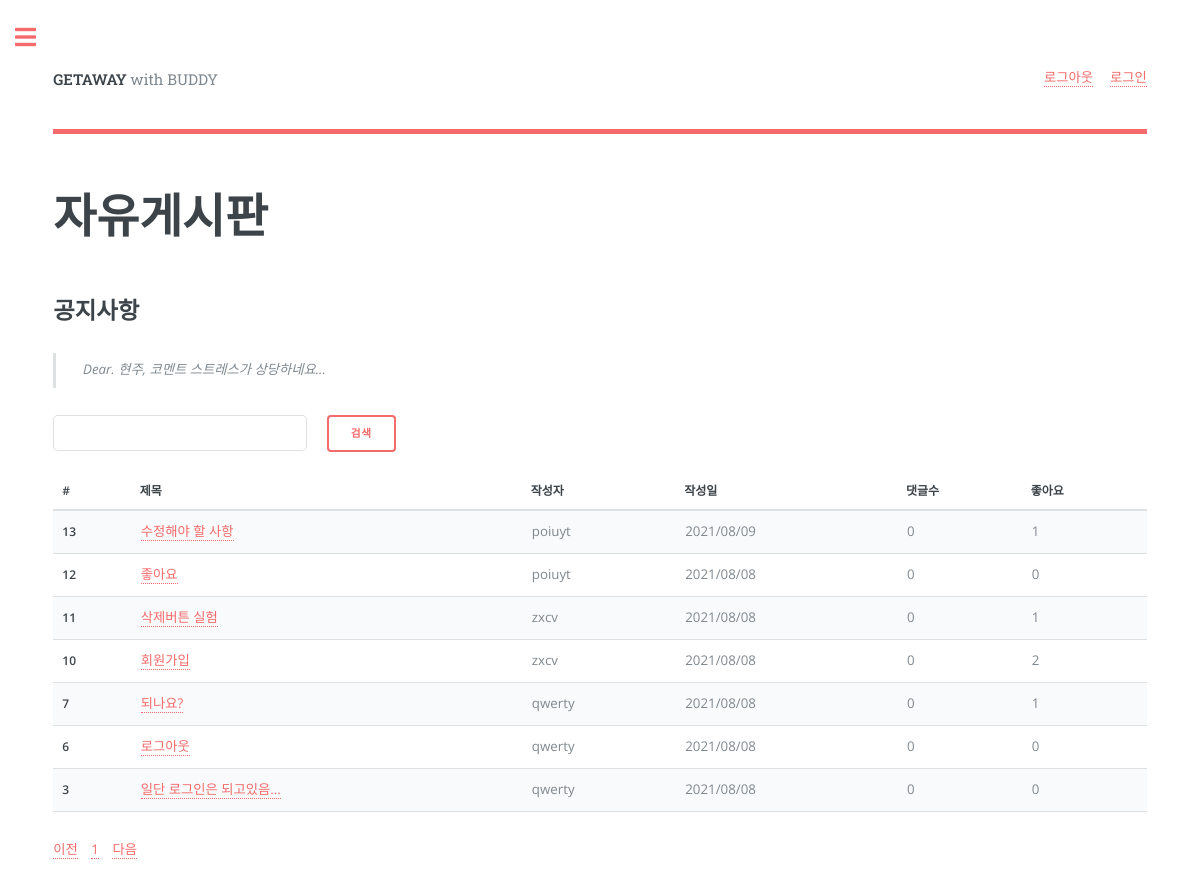
The page /list/ on the database as committed earlier.
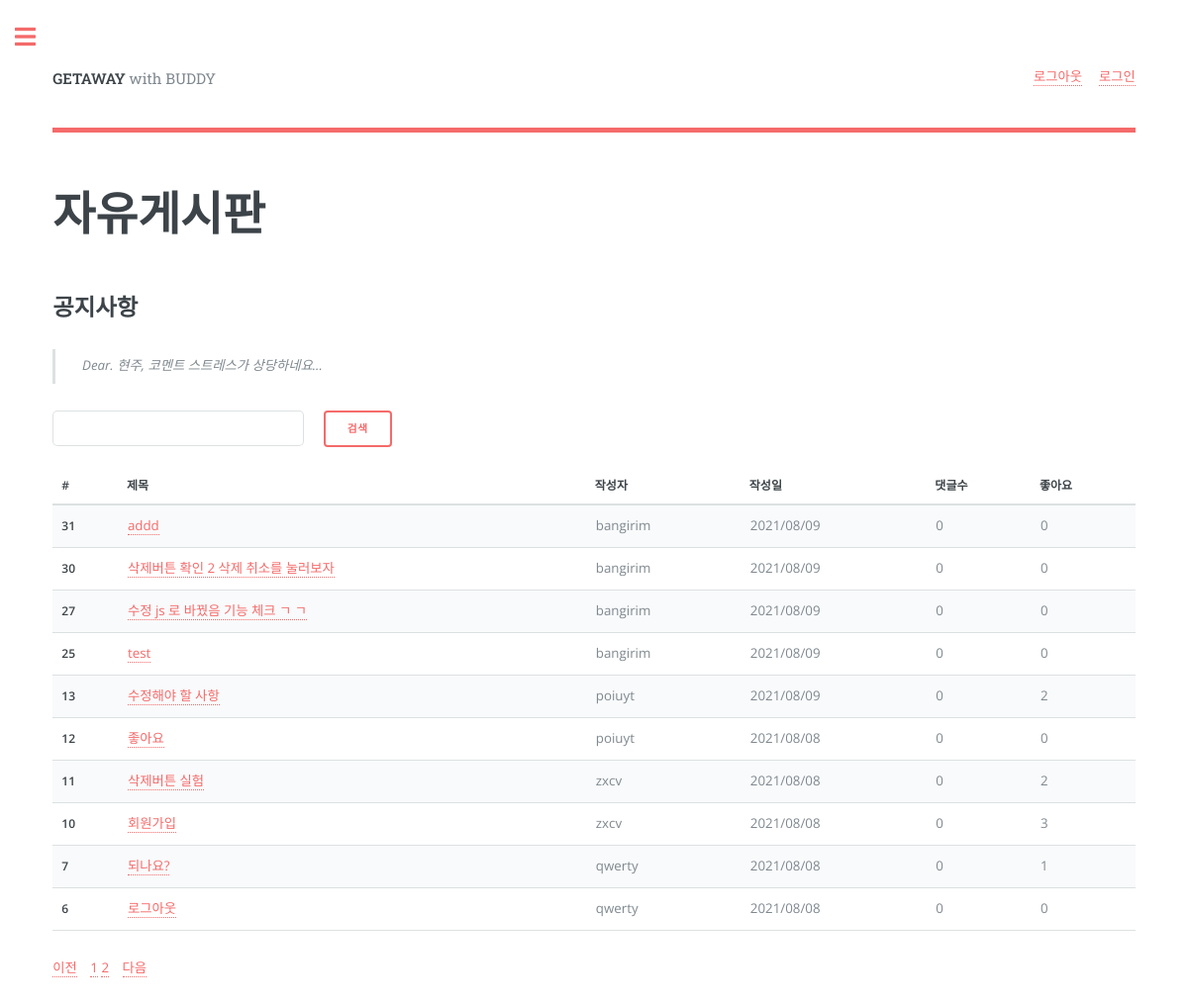
The same page on the database as committed later.
### getaway/models.py (models this page shows, shortened)
class Board(models.Model):
    b_title = models.CharField(max_length=100)
    b_content = models.TextField(max_length=3000)
    b_like = models.IntegerField(default=0)
    b_comment = models.IntegerField(default=0)
    b_pubdate = models.DateTimeField(auto_now=True)
    b_user = models.ForeignKey(User, on_delete=models.DO_NOTHING, null=True, related_name='user_board')
    b_voter = models.ManyToManyField(User, related_name='voter_board')

### getaway/views.py (the view)
# urls.py: path('list/', views.b_list, name='b_list'),
def b_list(request):
    user_id = request.session.get('user')
    print(user_id)
    page = request.GET.get('page', 1)  # 페이지
    kw = request.GET.get('kw', '')  # 검색어 for search function
    listing = Board.objects.all().order_by('-b_pubdate')
    if kw:  # 이것도 for search function
        listing = listing.filter(
            Q(b_title__icontains=kw) |  # 제목검색
            Q(b_content__icontains=kw)  # | # 내용검색
        ).distinct()
    paginator = Paginator(listing, 10)  # 페이지당 10개씩 보여주기
    page_obj = paginator.get_page(page)
    context = {'listing': page_obj, 'page': page, 'kw': kw, 'user': user_id}
    return render(request, 'getaway/list.html', context)

### getaway/templates/getaway/list.html (shortened to what this page needs)
<!DOCTYPE HTML>
<html>
	<head>
		<link rel="stylesheet" href="../../static/assets/css/main.css" />
	</head>
	<body class="is-preload">
        <div id="wrapper">
            <div id="main">
                <div class="inner">
                    <header id="header">
                        <a href="{% url 'getaway:home' %}" class="logo"><strong>GETAWAY</strong> with BUDDY</a>
                        <ul class="icons">
                                <div class="logout_div">
                                    <ul class="underline-hover">
                                        <li class="logout_text"><a href="{% url 'getaway:logout' %}"><span>로그아웃</span></a></li>
                                        <li class="logout_text"><a href="{% url 'getaway:login' %}"><span>로그인</span></a></li>
                                    </ul>
                                </div>
                        </ul>
                    </header>
                    <section>
                        <header class="main">
                            <h1 style="font-family: SansSerif">자유게시판</h1>
                        </header>
                        <h2 style="font-family: SansSerif">공지사항</h2>
                        <blockquote>Dear. 현주,  코멘트 스트레스가 상당하네요...</blockquote>
                        <div>
                            <div class="row gtr-uniform" style="float: left; width: 50%;">
                                <div class="col-6 l">
                                     <input type="text"
                                            class="form-control kw"
                                            style="font-family: SansSerif"
                                            value="{{ kw|default_if_none:'' }}">
                                </div>
                                <div class="col-6 col-12-xsmall">
                                    <button class="btn btn-outline-secondary"
                                            type="button"
                                            style="font-family: SansSerif"
                                            id="btn_search">검색</button>
                                </div>
                            </div>
                            <div class="row gtr-uniform" style="float: right">
                                <div class="col-12">
                                </div>
                            </div>
                        </div>
                        <br><br><br>
                        <div class="table-wrapper">
                            <table>
                                <thead>
                                    <tr>
                                        <th scope="col">#</th>
                                        <th scope="col">제목</th>
                                        <th scope="col">작성자</th>
                                        <th scope="col">작성일</th>
                                        <th scope="col">댓글수</th>
                                        <th scope="col">좋아요</th>
                                    </tr>
                                </thead>
                                <tbody>
                                    {% for post in listing %}
                                        <tr>
                                            <th scope="row">{{ post.id }}</th>
                                            <td><a href="{% url 'getaway:b_detail' post.id %}"> {{ post.b_title }}</a></td>
                                            <td>{{ post.b_user }}</td>
                                            <td>{{ post.b_pubdate | date:"Y/m/d" }}</td>
                                            <td>{{ post.b_comment }}</td>
                                            <td>{{ post.b_voter.count }}</td>
                                        </tr>
                                    {% endfor %}
                                </tbody>
                            </table>
                            <ul class="pagination justify-content-center">
                                {% if listing.has_previous %}
                                    <li class="page-item">
                                        <a class="page-link"
                                           data-page="{{ listing.previous_page_number }}"
                                           href="?page={{ listing.previous_page_number }}">이전</a>
                                    </li>
                                {% else %}
                                    <li class="page-item disabled">
                                        <a class="page-link"
                                           tabindex="-1"
                                           aria-disabled="true"
                                           href="#">이전</a>
                                    </li>
                                {% endif %}
                                {% for page_number in listing.paginator.page_range %}
                                    {% if page_number == listing.number %}
                                        <li class="page-item active" aria-current="page">
                                            <a class="page-link"
                                               data-page="{{ page_number }}"
                                               href="?page={{ page_number }}">{{ page_number }}</a>
                                        </li>
                                    {% else %}
                                        <li class="page-item">
                                            <a class="page-link"
                                               data-page="{{ page_number }}"
                                               href="?page={{ page_number }}">{{ page_number }}</a>
                                        </li>
                                    {% endif %}
                                {% endfor %}
                                {% if listing.has_next %}
                                    <li class="page-item">
                                        <a class="page-link"
                                           data-page="{{ question_list.next_page_number }}"
                                           href="?page={{ listing.next_page_number }}">다음</a>
                                    </li>
                                {% else %}
                                    <li class="page-item disabled">
                                        <a class="page-link"
                                           tabindex="-1"
                                           aria-disabled="true"
                                           href="#">다음</a>
                                    </li>
                                {% endif %}
                            </ul>
                        </div>
                    </section>
                </div>
            </div>
        </div>
	</body>
</html>

Rows that differ between the two databases and show on the page:
no longer on this page (row unchanged): Board: id "3", b_title "일단 로그인은 되고있음...", b_user "qwerty", b_pubdate "2021/08/08", b_comment "0", b_voter.count "0"
added Board: id "31", b_title "addd", b_user "bangirim", b_pubdate "2021/08/09", b_comment "0", b_voter.count "0"
added Board: id "30", b_title "삭제버튼 확인 2 삭제 취소를 눌러보자", b_user "bangirim", b_pubdate "2021/08/09", b_comment "0", b_voter.count "0"
added Board: id "27", b_title "수정 js 로 바꿨음 기능 체크 ㄱ ㄱ", b_user "bangirim", b_pubdate "2021/08/09", b_comment "0", b_voter.count "0"
added Board: id "25", b_title "test", b_user "bangirim", b_pubdate "2021/08/09", b_comment "0", b_voter.count "0"
computed for Board "수정해야 할 사항": b_voter.count "1" → "2"
computed for Board "삭제버튼 실험": b_voter.count "1" → "2"
computed for Board "회원가입": b_voter.count "2" → "3"
Other text that changed with them:
new list line: "2"
